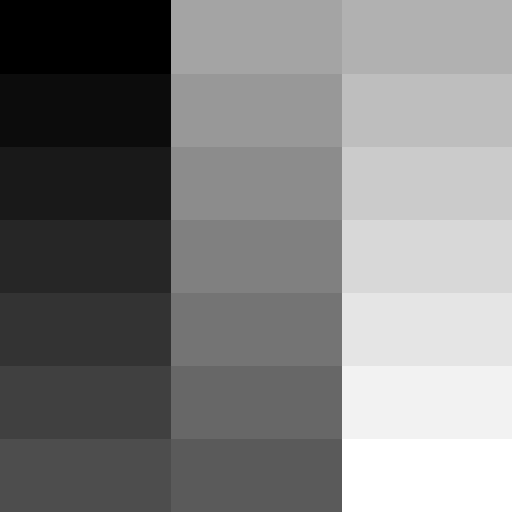
#> input picture img/gray21.512.tiff, 512 x 512 px
$ python JPEG_Algorithm_Transform.py   (older library calls are emulated)
#> lines starting #> are read from the running program, lines starting #| are printed output that depends on the picture
import os
import numpy as np
import cv2
import pywt
import matplotlib.pyplot as plt
import seaborn as sns
import pandas as pd
from collections import Counter, namedtuple
import heapq
from scipy.fftpack import dct, idct
from numpy.fft import fft2, ifft2
from skimage.metrics import peak_signal_noise_ratio, structural_similarity

# -----------------------------
# --- Configurations / Folder ---
# -----------------------------
img_folder = './img'
files = [os.path.join(img_folder, f) for f in os.listdir(img_folder)
         if f.lower().endswith(('.tiff', '.jpeg'))]

comparison_images = [
    '2.1.10.tiff',
    'gray21.512.tiff',
    'n02066245_grey_whale.JPEG',
    'n02096051_Airedale.JPEG',
]

# ------------------------------
# --- Matrices / Transforms ---
# ------------------------------
Q = np.array([
    [16,11,10,16,24,40,51,61],
    [12,12,14,19,26,58,60,55],
    [14,13,16,24,40,57,69,56],
    [14,17,22,29,51,87,80,62],
    [18,22,37,56,68,109,103,77],
    [24,35,55,64,81,104,113,92],
    [49,64,78,87,103,121,120,101],
    [72,92,95,98,112,100,103,99]
], dtype=np.float64)

# DCT 2D / IDCT 2D (for 8x8 blocks)
def dct2(block):
    return dct(dct(block.T, norm='ortho').T, norm='ortho')

def idct2(block):
    return idct(idct(block.T, norm='ortho').T, norm='ortho')

# Laplace (cv2)
def laplace_block(block):
    return cv2.Laplacian(block.astype(np.float64), cv2.CV_64F)

# Wavelet
def wavelet_to_block(block):
    cA, (cH, cV, cD) = pywt.dwt2(block, 'haar')
    top = np.hstack((cA, cH))
    bottom = np.hstack((cV, cD))
    stacked = np.vstack((top, bottom))
    return stacked  # 8x8

def block_to_wavelet_coeffs(stacked):
    h, w = stacked.shape
    assert h % 2 == 0 and w % 2 == 0
    hh, ww = h//2, w//2
    cA = stacked[:hh, :ww]
    cH = stacked[:hh, ww:]
    cV = stacked[hh:, :ww]
    cD = stacked[hh:, ww:]
    return cA, (cH, cV, cD)

# ------------------------------
# --- Huffman Encoding ---
# ------------------------------
class HuffmanNode(namedtuple("HuffmanNode", ["left", "right"])):
    def walk(self, code, acc):
        self.left.walk(code, acc + "0")
        self.right.walk(code, acc + "1")

class HuffmanLeaf(namedtuple("HuffmanLeaf", ["symbol"])):
    def walk(self, code, acc):
        code[self.symbol] = acc or "0"

def build_huffman_tree(freq):
    heap = []
    count = 0
    for symbol, f in freq.items():
        heapq.heappush(heap, (f, count, HuffmanLeaf(int(symbol))))
        count += 1
    if len(heap) == 0:
        raise ValueError("Empty frequency dictionary")
    while len(heap) > 1:
        f1, c1, l1 = heapq.heappop(heap)
        f2, c2, l2 = heapq.heappop(heap)
        heapq.heappush(heap, (f1 + f2, count, HuffmanNode(l1, l2)))
        count += 1
    return heap[0][2]

# ----------------------------
# --- Blocks / Subsampling ---
# ----------------------------
def split_blocks(img, size=8):
    h, w = img.shape
    blocks = []
    for i in range(0, h, size):
        for j in range(0, w, size):
            block = img[i:i+size, j:j+size]
            if block.shape == (size, size):
                blocks.append(block)
    return blocks

def join_blocks(blocks, height, width, size=8):
    reconstructed_img = np.zeros((height, width), dtype=np.float64)
    idx = 0
    for i in range(0, height, size):
        for j in range(0, width, size):
            reconstructed_img[i:i+size, j:j+size] = blocks[idx]
            idx += 1
    return reconstructed_img

def subsampling_420(img_ycrcb):
    Y = img_ycrcb[:,:,0]
    Cr = img_ycrcb[:,:,1][::2, ::2]
    Cb = img_ycrcb[:,:,2][::2, ::2]
    return Y, Cb, Cr

# ------------------------------
# --- Process a Channel -------
# ------------------------------
def process_channel(channel, Q, transform_type):
    height, width = channel.shape
    blocks = split_blocks(channel)
    quantized_blocks = []
    reconstructed_blocks = []
    total_zeros = 0
    total_coeffs = 0

    for block in blocks:
        block = block.astype(np.float64)

        if transform_type == 'dct':
            coeff = dct2(block)
            quant = np.round(coeff / Q)
            dequant = quant * Q
            block_rec = idct2(dequant)

        elif transform_type == 'fourier':
            coeff_complex = fft2(block)
            coeff = coeff_complex.real
            quant = np.round(coeff / Q)
            dequant = quant * Q
            block_rec = np.real(ifft2(dequant))

        elif transform_type == 'laplace':
            L = laplace_block(block)
            quant = np.round(L / Q)
            dequant = quant * Q
            block_rec = block - dequant

        elif transform_type == 'wavelet':
            stacked = wavelet_to_block(block)
            coeff = stacked.astype(np.float64)
            quant = np.round(coeff / Q)
            dequant = quant * Q
            cA, (cH, cV, cD) = block_to_wavelet_coeffs(dequant)
            block_rec = pywt.idwt2((cA, (cH, cV, cD)), 'haar')

        else:
            coeff = block
            quant = np.round(coeff / Q)
            dequant = quant * Q
            block_rec = dequant

        total_zeros += np.sum(quant == 0)
        total_coeffs += quant.size
        quantized_blocks.append(quant.astype(np.int16))
        reconstructed_blocks.append(np.round(block_rec))

    img_rec = join_blocks(reconstructed_blocks, height, width)
    img_rec = np.clip(img_rec, 0, 255).astype(np.uint8)
    return img_rec, quantized_blocks, total_zeros, total_coeffs

# ------------------------------
# --- Main Program ------------
# ------------------------------
transforms = ['dct', 'fourier', 'laplace', 'wavelet']
overall_results = []

for file in files:
    img_bgr = cv2.imread(file)
#> img_bgr is the input picture: shape (512, 512, 3); min 0, max 255, mean 127
    if img_bgr is None:
        print("Could not open", file)
        continue
    img_bgr = cv2.resize(img_bgr, (512, 512))
    img_rgb = cv2.cvtColor(img_bgr, cv2.COLOR_BGR2RGB)
    img_ycrcb = cv2.cvtColor(img_bgr, cv2.COLOR_BGR2YCrCb)
#> img_ycrcb: shape (512, 512, 3); mean of channels 0, 1, 2 127, 128, 128
    h, w, _ = img_rgb.shape
#> h = 512; w = 512
    original_size = h * w * 3
#> original_size = 786432

    Y_full, Cb_sub, Cr_sub = subsampling_420(img_ycrcb)
#> in subsampling_420, `Cr = img_ycrcb[:,:,1][::2, ::2]`: Cr: shape (256, 256); every value is 128

    for transform_type in transforms:
        Y_rec, blocks_Y, zY, cY = process_channel(Y_full, Q, transform_type)
#> after the loop in split_blocks, `for i in range(0, h, size):`: blocks = 4096 items
#> the loop in process_channel, `for block in blocks:` made 4096 passes
#> (total_zeros, total_coeffs) on passes 1 to 3: (64, 64), (128, 128), (192, 192)
#> after the loop in process_channel, `for block in blocks:`: total_coeffs = 262144; total_zeros = 256332
#> in join_blocks, `reconstructed_img = np.zeros((height, width), dtype=np.float64)`: reconstructed_img: shape (512, 512) float64; every value is 0
#> after the loop in join_blocks, `for i in range(0, height, size):`: idx = 4096
#> blocks_Y = 4096 items; zY = 256332; cY = 262144
        Cb_rec_sub, blocks_Cb, zCb, cCb = process_channel(Cb_sub, Q, transform_type)
#> the loop in process_channel (call 2), `for block in blocks:` made 1024 passes
#> (total_zeros, total_coeffs) on passes 1 to 3: (63, 64), (126, 128), (189, 192)
#> in join_blocks (call 2), `reconstructed_img = np.zeros((height, width), dtype=np.float64)`: reconstructed_img: shape (256, 256) float64; every value is 0
#> after the loop in join_blocks (call 2), `for i in range(0, height, size):`: reconstructed_img: shape (256, 256) float64; every value is 128
#> blocks_Cb = 1024 items; zCb = 64512; cCb = 65536
        Cr_rec_sub, blocks_Cr, zCr, cCr = process_channel(Cr_sub, Q, transform_type)
#> blocks_Cr = 1024 items; zCr = 64512; cCr = 65536

        Cb_rec = cv2.resize(Cb_rec_sub, (Y_full.shape[1], Y_full.shape[0]), interpolation=cv2.INTER_LINEAR)
#> Cb_rec: shape (512, 512); every value is 128
        Cr_rec = cv2.resize(Cr_rec_sub, (Y_full.shape[1], Y_full.shape[0]), interpolation=cv2.INTER_LINEAR)

        img_ycrcb_rec = np.stack([Y_rec, Cr_rec, Cb_rec], axis=2).astype(np.uint8)
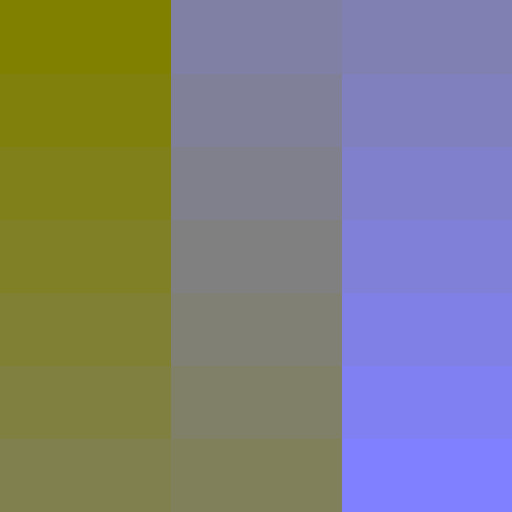
#> img_ycrcb_rec: shape (512, 512, 3); mean of channels 0, 1, 2 127.3, 128, 128; drawn as B, G, R
        img_final = cv2.cvtColor(img_ycrcb_rec, cv2.COLOR_YCrCb2RGB)

        original_uint8 = img_rgb.astype(np.uint8)
        reconstructed_uint8 = img_final.astype(np.uint8)
        mse = np.mean((original_uint8.astype(np.float64) - reconstructed_uint8.astype(np.float64)) ** 2)
#> mse = 1.04
        psnr_val = float('inf') if mse == 0 else 10 * np.log10((255 ** 2) / mse)
#> psnr_val = 47.96

        ssim_val = structural_similarity(original_uint8, reconstructed_uint8, channel_axis=2, data_range=255)
#> ssim_val = 0.994

        zero_percent = (zY + zCb + zCr) / (cY + cCb + cCr) * 100
#> zero_percent = 98

        try:
            all_coeffs = np.concatenate([
                np.concatenate([b.flatten() for b in blocks_Y]) if len(blocks_Y) else np.array([], dtype=np.int16),
                np.concatenate([b.flatten() for b in blocks_Cb]) if len(blocks_Cb) else np.array([], dtype=np.int16),
                np.concatenate([b.flatten() for b in blocks_Cr]) if len(blocks_Cr) else np.array([], dtype=np.int16)
            ])
            if all_coeffs.size == 0:
                compressed_size = np.nan
            else:
                freq = Counter(all_coeffs)
#> freq = 96 items
                tree = build_huffman_tree(freq)
#> the loop in build_huffman_tree, `for symbol, f in freq.items():` made 96 passes
#> (symbol, f) on passes 1 to 12: (0, 385356), (51, 29), (-50, 9), (-21, 17), (5, 39), (7, 17), (1, 466), (-2, 179), (82, 180), (84, 9), (-3, 97), (2, 146)
#> after the loop in build_huffman_tree, `for symbol, f in freq.items():`: count = 96
#> the loop in build_huffman_tree, `while len(heap) > 1:` made 95 passes
#> (f1, c1, l1, f2, c2, l2) on passes 1 to 12: (1, 15, (-44,), 1, 16, (-19,)), (1, 31, (49,), 1, 33, (-16,)), (1, 35, (79,), 1, 46, (-31,)), (1, 47, (-13,), 1, 49, (14,)), (1, 59, (-25,), 1, 62, (74,)), (1, 63, (-23,), 1, 64, (18,)), (1, 77, (71,), 1, 78, (-28,)), (1, 79, (22,), 1, 88, (68,)), (1, 89, (-33,), 2, 22, (-7,)), (2, 60, (-11,), 2, 96, ((-44,), (-19,))), (2, 97, ((49,), (-16,)), 2, 98, ((79,), (-31,))), (2, 99, ((-13,), (14,)), 2, 100, ((-25,), (74,)))
#> (f1, c1, f2, c2) on pass 23: (8, 110, 8, 111)
                huff_code = {}
                tree.walk(huff_code, "")
                bits = sum(len(huff_code[int(c)]) for c in all_coeffs)
                compressed_size = bits / 8.0
        except Exception:
            compressed_size = np.nan

        compression_rate = (original_size / compressed_size) if (compressed_size and not np.isnan(compressed_size)) else np.nan

        overall_results.append({
            'Image': os.path.basename(file),
            'Transform': transform_type,
            'PSNR': round(psnr_val, 2),
            'SSIM': round(ssim_val, 4),
            '% Zero Coefficients': round(zero_percent, 2),
            'Original Size (bytes)': int(original_size),
            'Compressed Size (bytes)': (int(round(compressed_size)) if not np.isnan(compressed_size) else np.nan),
            'Compression Rate (x)': (round(compression_rate, 2) if not np.isnan(compression_rate) else np.nan),
            'Reconstructed': img_final if os.path.basename(file) in comparison_images else None,
            'Original': img_rgb if os.path.basename(file) in comparison_images else None
        })
#> pass 2 of the loop `for file in files:`:
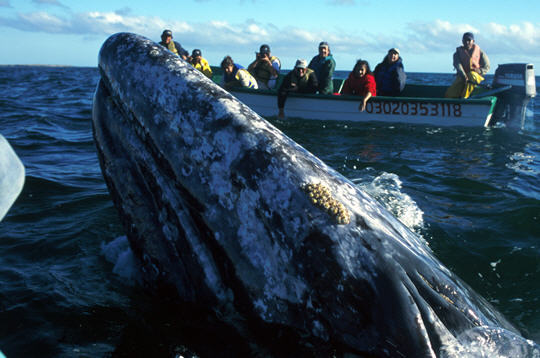
#> input picture img/n02066245_grey_whale.JPEG, 540 x 358 px
#> img_bgr is the input picture: shape (358, 540, 3); mean B, G, R 99.4, 82.9, 58.5
#> img_bgr: shape (512, 512, 3)
#> img_ycrcb: shape (512, 512, 3); mean of channels 0, 1, 2 77.4, 114.5, 140.3
#> in subsampling_420 (call 2), `Cb = img_ycrcb[:,:,2][::2, ::2]`:
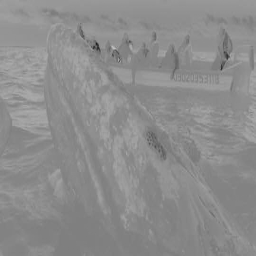
#> Cb: shape (256, 256); min 28, max 191, mean 140.4
#> img_rec: shape (256, 256)
#> `img_ycrcb_rec = np.stack([Y_rec, Cr_rec, Cb_rec], axis=2).astype(np.ui..`:
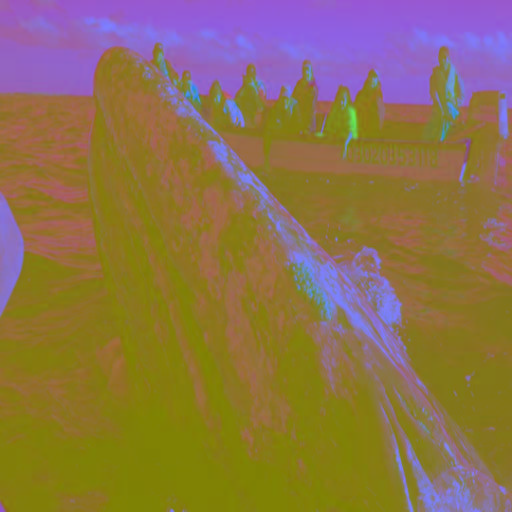
#> img_ycrcb_rec: shape (512, 512, 3); mean of channels 0, 1, 2 77.4, 114.4, 140.3; drawn as B, G, R

# -----------------------
# --- Final DataFrame ---
# -----------------------
df = pd.DataFrame(overall_results)

df_clean = df.copy()
for col in ['PSNR','SSIM','% Zero Coefficients','Compression Rate (x)']:
    if col in df_clean.columns:
        df_clean[col] = pd.to_numeric(df_clean[col], errors='coerce')

# ---------------------------
# --- Image Comparison ------
# ---------------------------
for img_name in comparison_images:
    subset = df[df['Image'] == img_name]
    if subset.empty:
        print(f"{img_name} not found in results (or missing in directory).")
        continue

    original = subset.iloc[0]['Original']
    total_imgs = len(transforms) + 1
    cols = 3
    rows = 2

    plt.figure(figsize=(16, 10))

    plt.subplot(rows, cols, 1)
    plt.imshow(original)
    plt.title('Original')
    plt.axis('off')

    for i, t in enumerate(transforms, start=2):
        row = subset[subset['Transform'] == t]
        plt.subplot(rows, cols, i)
        if row.empty:
            plt.text(0.5, 0.5, f"No data for {t}",
                     horizontalalignment='center',
                     verticalalignment='center')
            plt.axis('off')
            continue

        img_rec = row.iloc[0]['Reconstructed']
        ps = row.iloc[0]['PSNR']
        ss = row.iloc[0]['SSIM']
        plt.imshow(img_rec)
        plt.title(f"{t}\nPSNR={ps:.2f}, SSIM={ss:.4f}")
        plt.axis('off')

    plt.tight_layout()

    name_no_ext, _ = os.path.splitext(img_name)
    plt.savefig(f"./img_output/Transform/Comparison/{name_no_ext}.png", dpi=300, bbox_inches="tight")
    plt.close()
#> this loop made 4 passes
#> pass 2, `plt.savefig(f"./img_output/Transform/Comparison/{name_no_ext}.png", dp..`:
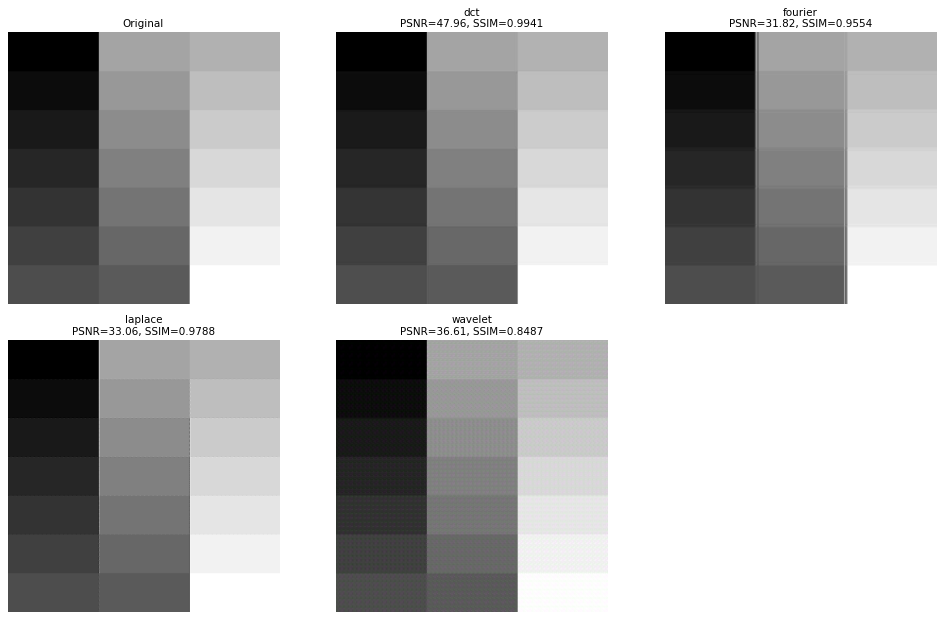
#> figure drawn by matplotlib, 5 panels

# ---------------------------
# --- BoxPlot per Metric ----
# ---------------------------
for metric in ['PSNR', 'SSIM', '% Zero Coefficients', 'Compression Rate (x)']:
    if metric not in df_clean.columns:
        continue

    df_plot = df_clean[['Transform', metric]].dropna()
    order = [t for t in transforms if not df_plot[df_plot['Transform'] == t].empty]

    if df_plot.empty or len(order) == 0:
        print(f"No valid data for boxplot of {metric}. Skipping.")
        continue

    plt.figure(figsize=(8, 5))
    sns.boxplot(
        x='Transform',
        y=metric,
        data=df_plot,
        order=order,
        color='white',
        showcaps=True,
        linewidth=1.5,
        boxprops={'edgecolor': 'black'},
        medianprops={'color': 'black'},
        whiskerprops={'color': 'black'},
        capprops={'color': 'black'},
        flierprops={'marker': 'o', 'markerfacecolor': 'none', 'markeredgecolor': 'black'}
    )

    transform_map = {t: i for i, t in enumerate(order)}
    x_positions = np.array([transform_map[t] for t in df_plot['Transform']]) + np.random.uniform(-0.15, 0.15, size=len(df_plot))

    plt.scatter(
        x=x_positions,
        y=df_plot[metric],
        facecolors='none',
        edgecolors='black',
        s=15,
        linewidths=0.8
    )

    plt.title(f'Boxplot - {metric}', fontsize=12)
    plt.xlabel('Transform', fontsize=11)
    plt.ylabel(metric, fontsize=11)
    plt.tight_layout()
    plt.savefig(f"./img_output/Transform/BoxPlot_{metric}.png", dpi=300, bbox_inches='tight')
    plt.close()
#> this loop made 4 passes
#> pass 1, `plt.savefig(f"./img_output/Transform/BoxPlot_{metric}.png", dpi=300, b..`:
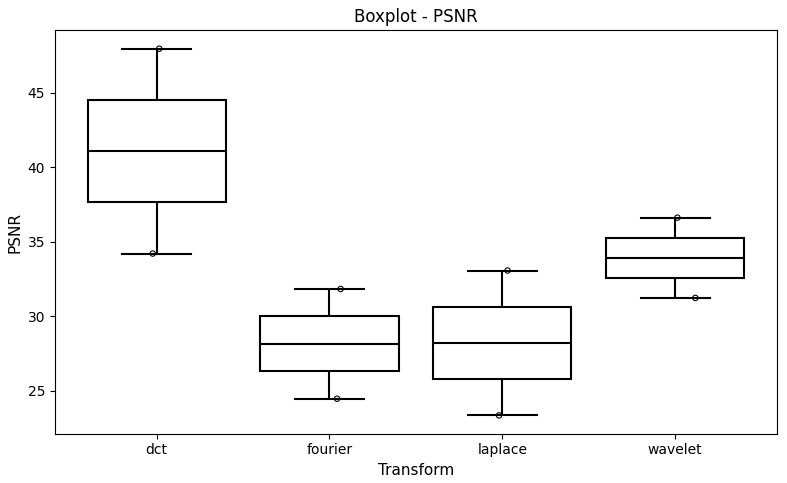
#> figure drawn by matplotlib, 1 panel
#> pass 2, `plt.savefig(f"./img_output/Transform/BoxPlot_{metric}.png", dpi=300, b..`:
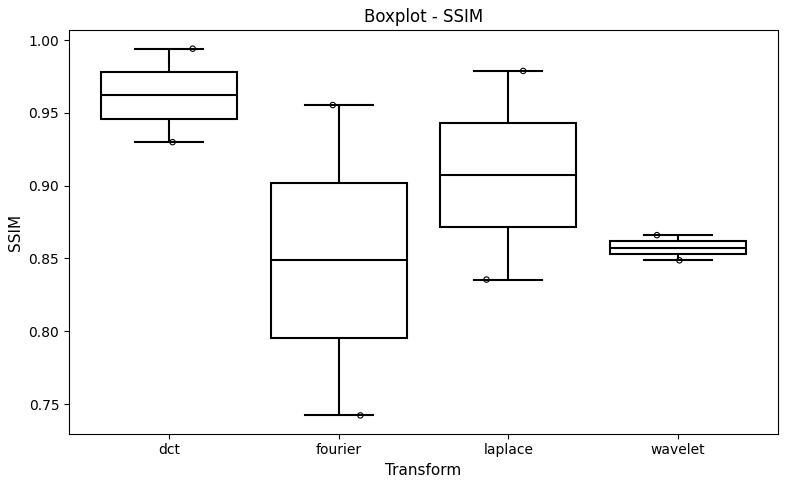
#> figure drawn by matplotlib, 1 panel

# ------------------------------------------
# --- Scatter plot vs Compression Rate -----
# ------------------------------------------
for met in ['PSNR','SSIM','% Zero Coefficients']:
    if met not in df_clean.columns:
        continue
    df_plot = df_clean[['Transform','Compression Rate (x)', met]].dropna()
    if df_plot.empty:
        print(f"No valid data for scatter {met}. Skipping.")
        continue
    plt.figure(figsize=(8,5))
    sns.scatterplot(x='Compression Rate (x)', y=met, hue='Transform', data=df_plot)
    plt.title(f"{met} x Compression Rate")
    plt.xlabel("Compression Rate (x)")
    plt.ylabel(met)
    plt.grid(True)
    plt.legend()
    plt.savefig(f"./img_output/Transform/ScatterPlot_{met}.png", dpi=300, bbox_inches="tight")
    plt.close()
#> this loop made 3 passes
#> pass 1, `plt.savefig(f"./img_output/Transform/ScatterPlot_{met}.png", dpi=300, ..`:
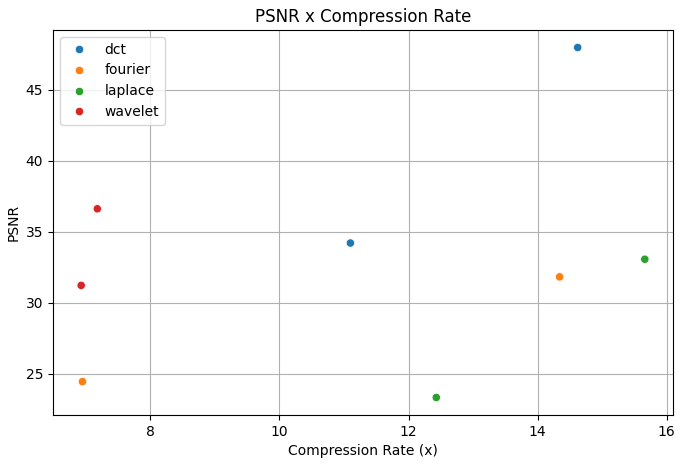
#> figure drawn by matplotlib, 1 panel
#> pass 2, `plt.savefig(f"./img_output/Transform/ScatterPlot_{met}.png", dpi=300, ..`:
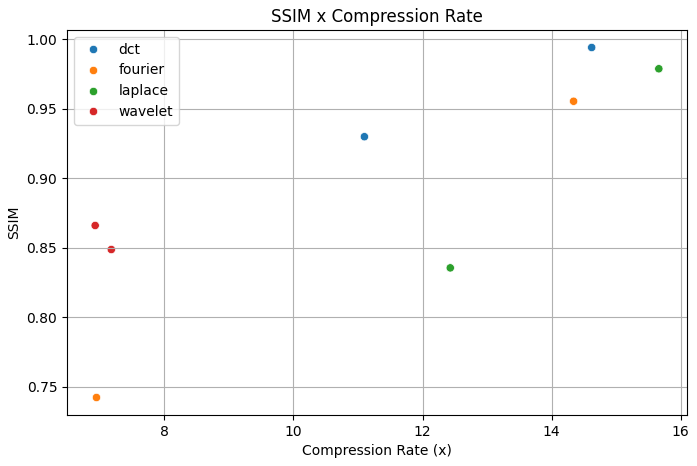
#> figure drawn by matplotlib, 1 panel
